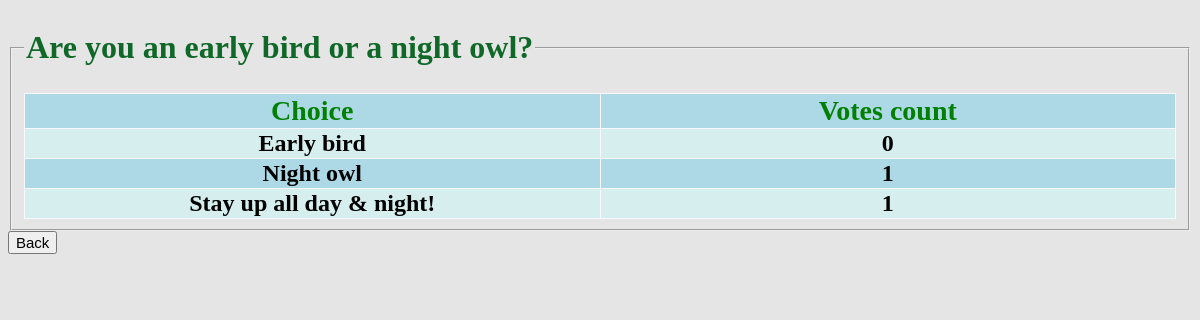
The app's page /polls/2/results/ with its own data.
### polls/models.py (models this page shows, shortened)
class Question(models.Model):
    question_text = models.CharField(max_length=200)
    pub_date = models.DateTimeField("date published")
    end_date = models.DateTimeField("end date", null=True, blank=True)
    def is_published(self):
        now = timezone.now()
        return now >= self.pub_date

class Choice(models.Model):
    question = models.ForeignKey(Question, on_delete=models.CASCADE)
    choice_text = models.CharField(max_length=200)
    @property
    def votes(self):
        return Vote.objects.filter(choice=self).count()

### polls/views.py (the view)
# urls.py: path("<int:pk>/results/", views.ResultsView.as_view(), name="results"),
class ResultsView(generic.DetailView):
    model = Question
    template_name = "polls/results.html"
    def get(self, request, *args, **kwargs):
        try:
            question = get_object_or_404(Question, pk=kwargs["pk"])
        except Http404:
            messages.error(request,
                           f"Poll number {kwargs['pk']} does not exists.")
            return redirect("polls:index")
        if question.is_published():
            return render(request, self.template_name, {"question": question})
        else:
            messages.error(request, f"Poll number {question.id} results are not available.")
            return redirect("polls:index")

### polls/templates/polls/results.html
{% load static %}
<link rel="stylesheet" href="{% static 'polls/style.css' %}">
<fieldset>
<legend><h1 style="color: #0f6828;">{{ question.question_text }}</h1></legend>
<table>
  <tr>
    <th class="head">Choice</th>
    <th class="head">Votes count</th>
  </tr>
{% for choice in question.choice_set.all %}
  <tr>
    <th class="data">{{ choice.choice_text }}</th>
    <th class="data">{{ choice.votes }}</th>
  </tr>
{% endfor %}
</table>
</fieldset>
<a href="{% url 'polls:index'%}"><input type="button" value="Back"></a>

### polls/static/polls/style.css (style rules this page uses)
input { font-size: 15px; }
table, th, tr { border: 1px solid ghostwhite; border-collapse: collapse; width: 100%; }
.head { font-size: 28px; color: green; width: 50%; }
.data { font-size: 24px; color: black; width: 50%; }
tr:nth-child(odd) { background-color: lightblue; }
tr:nth-child(even) { background-color: #D6EEEE; }

### records on screen
Question: question_text "Are you an early bird or a night owl?"
Choice: choice_text "Early bird", votes "0"
Choice: choice_text "Night owl", votes "1"
Choice: choice_text "Stay up all day & night!", votes "1"
